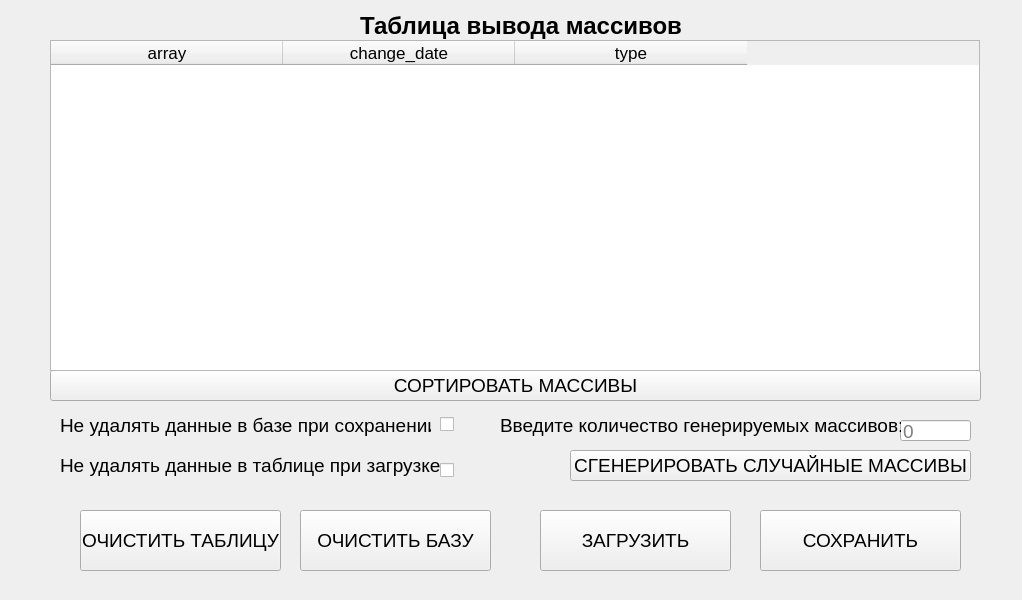
<?xml version="1.0" encoding="UTF-8"?>
<ui version="4.0">
 <class>MainWindowClass</class>
 <widget class="QMainWindow" name="MainWindowClass">
  <property name="geometry">
   <rect>
    <x>0</x>
    <y>0</y>
    <width>1022</width>
    <height>600</height>
   </rect>
  </property>
  <property name="windowTitle">
   <string>РПС. Лабораторная работа №3</string>
  </property>
  <widget class="QWidget" name="centralWidget">
   <widget class="QPushButton" name="random_btn">
    <property name="geometry">
     <rect>
      <x>570</x>
      <y>450</y>
      <width>401</width>
      <height>31</height>
     </rect>
    </property>
    <property name="font">
     <font>
      <pointsize>14</pointsize>
      <bold>false</bold>
     </font>
    </property>
    <property name="text">
     <string>СГЕНЕРИРОВАТЬ СЛУЧАЙНЫЕ МАССИВЫ</string>
    </property>
   </widget>
   <widget class="QTableWidget" name="output_table">
    <property name="geometry">
     <rect>
      <x>50</x>
      <y>40</y>
      <width>930</width>
      <height>331</height>
     </rect>
    </property>
    <property name="editTriggers">
     <set>QAbstractItemView::NoEditTriggers</set>
    </property>
    <property name="dragEnabled">
     <bool>false</bool>
    </property>
    <property name="dragDropMode">
     <enum>QAbstractItemView::NoDragDrop</enum>
    </property>
    <property name="columnCount">
     <number>3</number>
    </property>
    <attribute name="horizontalHeaderVisible">
     <bool>true</bool>
    </attribute>
    <attribute name="horizontalHeaderCascadingSectionResizes">
     <bool>false</bool>
    </attribute>
    <attribute name="horizontalHeaderDefaultSectionSize">
     <number>232</number>
    </attribute>
    <attribute name="horizontalHeaderHighlightSections">
     <bool>true</bool>
    </attribute>
    <column>
     <property name="text">
      <string>array</string>
     </property>
     <property name="font">
      <font>
       <pointsize>13</pointsize>
      </font>
     </property>
    </column>
    <column>
     <property name="text">
      <string>change_date</string>
     </property>
     <property name="font">
      <font>
       <pointsize>13</pointsize>
      </font>
     </property>
    </column>
    <column>
     <property name="text">
      <string>type</string>
     </property>
     <property name="font">
      <font>
       <pointsize>13</pointsize>
      </font>
     </property>
    </column>
   </widget>
   <widget class="QPushButton" name="load_btn">
    <property name="enabled">
     <bool>true</bool>
    </property>
    <property name="geometry">
     <rect>
      <x>540</x>
      <y>510</y>
      <width>191</width>
      <height>61</height>
     </rect>
    </property>
    <property name="font">
     <font>
      <pointsize>14</pointsize>
     </font>
    </property>
    <property name="text">
     <string>ЗАГРУЗИТЬ</string>
    </property>
   </widget>
   <widget class="QPushButton" name="save_btn">
    <property name="enabled">
     <bool>true</bool>
    </property>
    <property name="geometry">
     <rect>
      <x>760</x>
      <y>510</y>
      <width>201</width>
      <height>61</height>
     </rect>
    </property>
    <property name="font">
     <font>
      <pointsize>14</pointsize>
     </font>
    </property>
    <property name="text">
     <string>СОХРАНИТЬ</string>
    </property>
   </widget>
   <widget class="QPushButton" name="sort_btn">
    <property name="geometry">
     <rect>
      <x>50</x>
      <y>370</y>
      <width>931</width>
      <height>31</height>
     </rect>
    </property>
    <property name="font">
     <font>
      <pointsize>14</pointsize>
      <bold>false</bold>
     </font>
    </property>
    <property name="text">
     <string>СОРТИРОВАТЬ МАССИВЫ</string>
    </property>
   </widget>
   <widget class="QLabel" name="label">
    <property name="geometry">
     <rect>
      <x>360</x>
      <y>10</y>
      <width>321</width>
      <height>31</height>
     </rect>
    </property>
    <property name="font">
     <font>
      <pointsize>18</pointsize>
      <bold>true</bold>
     </font>
    </property>
    <property name="text">
     <string>Таблица вывода массивов</string>
    </property>
   </widget>
   <widget class="QLineEdit" name="number_of_arrays">
    <property name="geometry">
     <rect>
      <x>900</x>
      <y>420</y>
      <width>71</width>
      <height>21</height>
     </rect>
    </property>
    <property name="font">
     <font>
      <pointsize>14</pointsize>
     </font>
    </property>
    <property name="text">
     <string/>
    </property>
    <property name="placeholderText">
     <string>0</string>
    </property>
   </widget>
   <widget class="QLabel" name="label_2">
    <property name="geometry">
     <rect>
      <x>60</x>
      <y>410</y>
      <width>371</width>
      <height>31</height>
     </rect>
    </property>
    <property name="font">
     <font>
      <pointsize>14</pointsize>
     </font>
    </property>
    <property name="text">
     <string>Не удалять данные в базе при сохранении</string>
    </property>
   </widget>
   <widget class="QLabel" name="label_3">
    <property name="geometry">
     <rect>
      <x>60</x>
      <y>450</y>
      <width>381</width>
      <height>31</height>
     </rect>
    </property>
    <property name="font">
     <font>
      <pointsize>14</pointsize>
     </font>
    </property>
    <property name="text">
     <string>Не удалять данные в таблице при загрузке</string>
    </property>
   </widget>
   <widget class="QCheckBox" name="save_in_db">
    <property name="geometry">
     <rect>
      <x>440</x>
      <y>409</y>
      <width>21</width>
      <height>31</height>
     </rect>
    </property>
    <property name="text">
     <string/>
    </property>
   </widget>
   <widget class="QCheckBox" name="save_in_table">
    <property name="geometry">
     <rect>
      <x>440</x>
      <y>460</y>
      <width>21</width>
      <height>21</height>
     </rect>
    </property>
    <property name="text">
     <string/>
    </property>
   </widget>
   <widget class="QLabel" name="label_4">
    <property name="geometry">
     <rect>
      <x>500</x>
      <y>400</y>
      <width>401</width>
      <height>51</height>
     </rect>
    </property>
    <property name="font">
     <font>
      <pointsize>14</pointsize>
     </font>
    </property>
    <property name="text">
     <string>Введите количество генерируемых массивов:</string>
    </property>
   </widget>
   <widget class="QPushButton" name="clear_database_btn">
    <property name="enabled">
     <bool>true</bool>
    </property>
    <property name="geometry">
     <rect>
      <x>300</x>
      <y>510</y>
      <width>191</width>
      <height>61</height>
     </rect>
    </property>
    <property name="font">
     <font>
      <pointsize>14</pointsize>
     </font>
    </property>
    <property name="text">
     <string>ОЧИСТИТЬ БАЗУ</string>
    </property>
   </widget>
   <widget class="QPushButton" name="clear_table_btn">
    <property name="enabled">
     <bool>true</bool>
    </property>
    <property name="geometry">
     <rect>
      <x>80</x>
      <y>510</y>
      <width>201</width>
      <height>61</height>
     </rect>
    </property>
    <property name="font">
     <font>
      <pointsize>14</pointsize>
     </font>
    </property>
    <property name="text">
     <string>ОЧИСТИТЬ ТАБЛИЦУ</string>
    </property>
   </widget>
   <zorder>random_btn</zorder>
   <zorder>load_btn</zorder>
   <zorder>save_btn</zorder>
   <zorder>sort_btn</zorder>
   <zorder>label</zorder>
   <zorder>output_table</zorder>
   <zorder>number_of_arrays</zorder>
   <zorder>label_2</zorder>
   <zorder>label_3</zorder>
   <zorder>save_in_db</zorder>
   <zorder>save_in_table</zorder>
   <zorder>label_4</zorder>
   <zorder>clear_database_btn</zorder>
   <zorder>clear_table_btn</zorder>
  </widget>
 </widget>
 <layoutdefault spacing="6" margin="11"/>
 <resources>
  <include location="resource.qrc"/>
 </resources>
 <connections/>
</ui>
